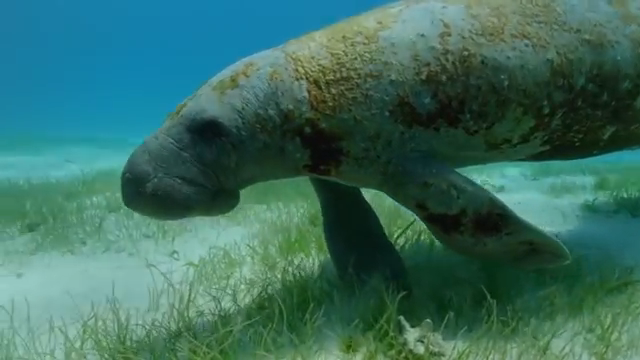
%> input picture raw-890/10151.png, 640 x 360 px
$ octave --eval "result = UIQM(imread('10151.png'));"   (GNU Octave 9; MATLAB toolbox functions it lacks are replaced by stand-ins)
%> lines starting %> are read from the running program, lines starting %| are printed output that depends on the picture
### raw-890/UICM.m
function [meanRG, deltaRG, meanYB, deltaYB, uicm] = UICM(img)
R = double(img(:,:,1));
G = double(img(:,:,2));
B = double(img(:,:,3));
RG = R - G;
YB = (R + G) / 2 - B;

K = size(R,1) * size(R,2);

% for R-G channel
RG1 = reshape(RG, 1, K);
RG1 = sort(RG1);
alphaL = 0.1;
alphaR = 0.1;
RG1 = RG1(1, int32(alphaL*K+1) : int32(K*(1-alphaR)));
N = K * (1 - alphaL - alphaR);
meanRG = sum(RG1) / N;
deltaRG = sqrt(sum((RG1 - meanRG).^2) / N);

% for Y-B channel
YB1 = reshape(YB, 1, K);
YB1 = sort(YB1);
alphaL = 0.1;
alphaR = 0.1;
YB1 = YB1(1, int32(alphaL*K+1) : int32(K*(1-alphaR)));
N = K * (1 - alphaL - alphaR);
meanYB = sum(YB1) / N;
deltaYB = sqrt(sum((YB1 - meanYB).^2) / N);

% UICM
uicm = -0.0268 * sqrt(meanRG^2 + meanYB^2) + ...
    0.1586* sqrt(deltaRG^2 + deltaYB^2);

### raw-890/UISM.m
function uism = UISM(img)
Ir = double(img(:,:,1));
Ig = double(img(:,:,2));
Ib = double(img(:,:,3));

hx=[1 2 1; 0 0 0 ; -1 -2 -1];%Éú²úsobel´¹Ö±ÌÝ¶ÈÄ£°å
hy=[-1 0 1; -2 0 2; -1 0 1];

SobelR = abs(imfilter(Ir, hx, 'replicate', 'same', 'conv') + ...
            imfilter(Ir, hy, 'replicate', 'same', 'conv'));
SobelG = abs(imfilter(Ig, hx, 'replicate', 'same', 'conv') + ...
            imfilter(Ig, hy, 'replicate', 'same', 'conv'));
SobelB = abs(imfilter(Ib, hx, 'replicate', 'same', 'conv') + ...
            imfilter(Ib, hy, 'replicate', 'same', 'conv'));

patchsz = 5;
[m, n] = size(Ir);
% resize the input image to match the patch size
if mod(m, patchsz) ~= 0 || mod(n, patchsz) ~= 0
    SobelR = imresize(SobelR, [m - mod(m, patchsz) + patchsz, ...
        n - mod(n, patchsz) + patchsz]);
    SobelG = imresize(SobelG, [m - mod(m, patchsz) + patchsz, ...
        n - mod(n, patchsz) + patchsz]);
    SobelB = imresize(SobelB, [m - mod(m, patchsz) + patchsz, ...
        n - mod(n, patchsz) + patchsz]);
end
[m, n] = size(Ir);
k1 = m / patchsz;
k2 = n / patchsz;
% calculate the EME value
EMER = 0;
for i = 1 : patchsz : m
    for j = 1 : patchsz : n
        sz = patchsz - 1;
        im = SobelR(i:i+sz,j:j+sz);
        if (max(max(im)) ~= 0 && min(min(im)) ~= 0)
            EMER = EMER + log(max(max(im)) / min(min(im)));
        end
    end
end
EMER = 2 / (k1 * k2) * abs(EMER);
EMEG = 0;
for i = 1 : patchsz : m
    for j = 1 : patchsz : n
        sz = patchsz - 1;
        im = SobelG(i:i+sz,j:j+sz);
        if (max(max(im)) ~= 0 && min(min(im)) ~= 0)
            EMEG = EMEG + log(max(max(im)) / min(min(im)));
        end
    end
end
EMEG = 2 / (k1 * k2) * abs(EMEG);
EMEB = 0;
for i = 1 : patchsz : m
    for j = 1 : patchsz : n
        sz = patchsz - 1;
        im = SobelB(i:i+sz,j:j+sz);
        if (max(max(im)) ~= 0 && min(min(im)) ~= 0)
            EMEB = EMEB + log(max(max(im)) / min(min(im)));
        end
    end
end
EMEB = 2 / (k1 * k2) * abs(EMEB);
lambdaR = 0.299;
lambdaG = 0.587;
lambdaB = 0.114;
uism = lambdaR * EMER + lambdaG * EMEG + lambdaB * EMEB;

### raw-890/UIConM.m
function uiconm = UIConM(img)
R = double(img(:,:,1));
G = double(img(:,:,2));
B = double(img(:,:,3));

patchsz = 5;
[m, n] = size(R);
% resize the input image to match the patch size
if mod(m, patchsz) ~= 0 || mod(n, patchsz) ~= 0
    R = imresize(R, [m - mod(m, patchsz) + patchsz, ...
        n - mod(n, patchsz) + patchsz]);
    G = imresize(G, [m - mod(m, patchsz) + patchsz, ...
        n - mod(n, patchsz) + patchsz]);
    B = imresize(B, [m - mod(m, patchsz) + patchsz, ...
        n - mod(n, patchsz) + patchsz]);
end
[m, n] = size(R);
k1 = m / patchsz;
k2 = n / patchsz;

AMEER = 0;
for i = 1 : patchsz : m
    for j = 1 : patchsz : n
        sz = patchsz - 1;
        im = R(i:i+sz,j:j+sz);
        Max = max(max(im));
        Min = min(min(im));
        if ( (Max ~= 0 || Min ~= 0) && Max ~= Min )
            AMEER = AMEER + ...
                log( (Max - Min) / (Max + Min) ) * ...
                ( (Max - Min) / (Max + Min) );
        end
    end
end
AMEER = 1 / (k1 * k2) * abs(AMEER);
AMEEG = 0;
for i = 1 : patchsz : m
    for j = 1 : patchsz : n
        sz = patchsz - 1;
        im = G(i:i+sz,j:j+sz);
        Max = max(max(im));
        Min = min(min(im));
        if ( (Max ~= 0 || Min ~= 0) && Max ~= Min )
            AMEEG = AMEEG + ...
                log( (Max - Min) / (Max + Min) ) * ...
                ( (Max - Min) / (Max + Min) );
        end
    end
end
AMEEG = 1 / (k1 * k2) * abs(AMEEG);
AMEEB = 0;
for i = 1 : patchsz : m
    for j = 1 : patchsz : n
        sz = patchsz - 1;
        im = B(i:i+sz,j:j+sz);
        Max = max(max(im));
        Min = min(min(im));
        if ( (Max ~= 0 || Min ~= 0) && Max ~= Min )
            AMEEB = AMEEB + ...
                log( (Max - Min) / (Max + Min) ) * ...
                ( (Max - Min) / (Max + Min) );
        end
    end
end
AMEEB = 1 / (k1 * k2) * abs(AMEEB);
uiconm = AMEER + AMEEG + AMEEB;

### raw-890/UIQM.m
function uiqm = UIQM(img)

c1 = 0.0282;
c2 = 0.2953;
c3 = 3.5753;

uicm = UICM(img);
%> in UICM, `R = double(img(:,:,1));`:
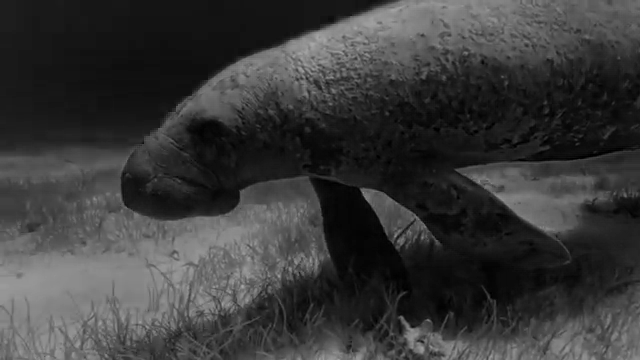
%> R: size 360x640 double; min 0, max 168, mean 57.5
%> in UICM, `G = double(img(:,:,2));`:
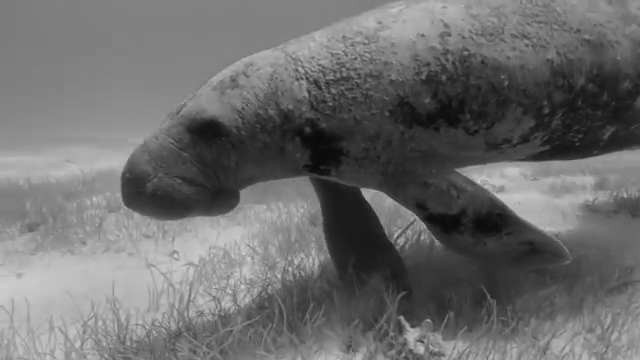
%> G: size 360x640 double; min 10, max 212, mean 108.4
%> in UICM, `B = double(img(:,:,3));`:
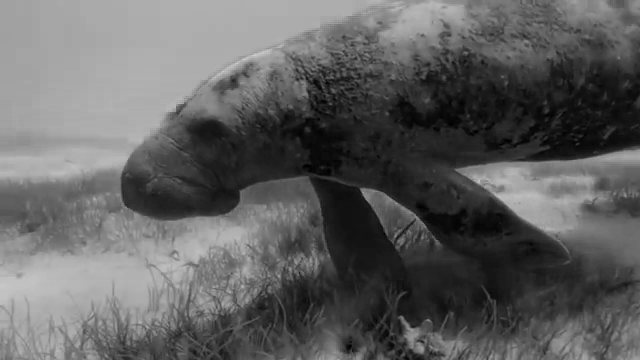
%> B: size 360x640 double; min 0, max 206, mean 96.1
%> in UICM, `RG = R - G;`:
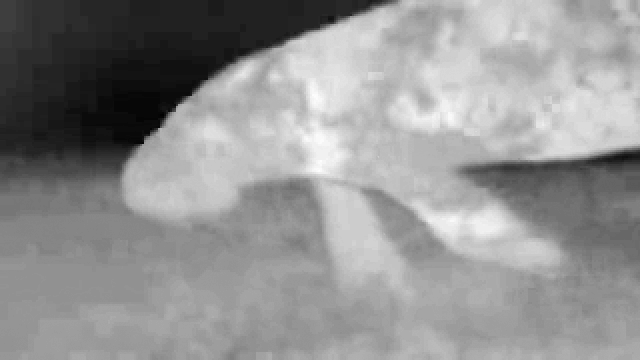
%> RG: size 360x640 double; min -126, max 5, mean -50.95; drawn with min black and max white
%> in UICM, `YB = (R + G) / 2 - B;`:
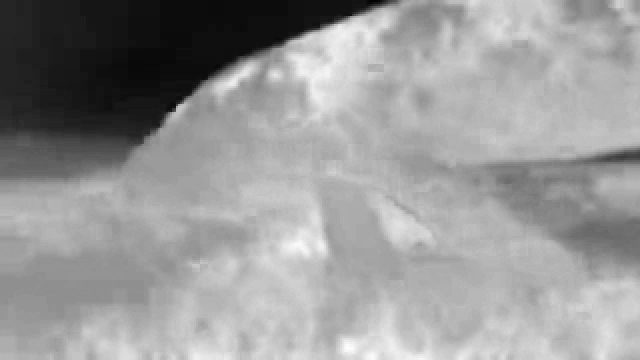
%> YB: size 360x640 double; min -108.5, max 51, mean -13.2; drawn with min black and max white
%> in UICM, `meanRG = sum(RG1) / N;`: meanRG = -47.82
%> in UICM, `deltaRG = sqrt(sum((RG1 - meanRG).^2) / N);`: deltaRG = 21.52
%> in UICM, `meanYB = sum(YB1) / N;`: meanYB = -7.42
%> in UICM, `deltaYB = sqrt(sum((YB1 - meanYB).^2) / N);`: deltaYB = 23.92
%> in UICM, `uicm = -0.0268 * sqrt(meanRG^2 + meanYB^2) + 0.1586* sqrt(deltaRG^2 + ..`: uicm = 3.81
uism = UISM(img);
uiconm = UIConM(img);

uiqm = c1 * uicm + c2 * uism + c3 * uiconm;
%> in UIQM, `uicm = UICM(img);`: uicm = -47.82
%> in UISM, `SobelR = abs(imfilter(Ir, hx, 'replicate', 'same', 'conv') + imfilter(..`:
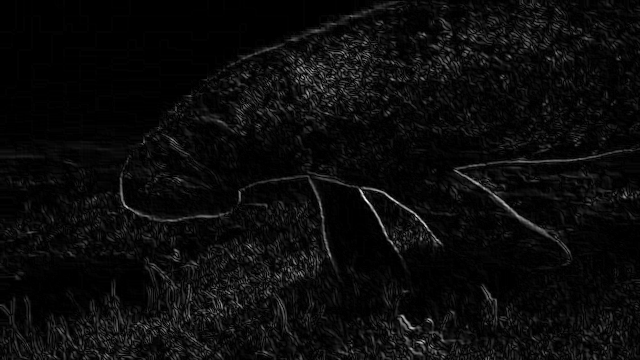
%> SobelR: size 360x640 double; min 0, max 614, mean 28; drawn with min black and max white
%> after the loop in UISM, `for i = 1 : patchsz : m`: EMER = 12659.5
%> in UISM, `EMER = 2 / (k1 * k2) * abs(EMER);`: EMER = 2.75
%> after the loop in UISM, `for i = 1 : patchsz : m`: EMEG = 13083.2
%> in UISM, `EMEG = 2 / (k1 * k2) * abs(EMEG);`: EMEG = 2.84
%> after the loop in UISM, `for i = 1 : patchsz : m`: EMEB = 13308.8
%> in UISM, `EMEB = 2 / (k1 * k2) * abs(EMEB);`: EMEB = 2.89
%> in UISM, `uism = lambdaR * EMER + lambdaG * EMEG + lambdaB * EMEB;`: uism = 2.82
%> after the loop in UIConM, `for i = 1 : patchsz : m`: AMEER = -2255.4
%> in UIConM, `AMEER = 1 / (k1 * k2) * abs(AMEER);`: AMEER = 0.245
%> after the loop in UIConM, `for i = 1 : patchsz : m`: AMEEG = -1769.9
%> in UIConM, `AMEEG = 1 / (k1 * k2) * abs(AMEEG);`: AMEEG = 0.192
%> after the loop in UIConM, `for i = 1 : patchsz : m`: AMEEB = -2024.1
%> in UIConM, `AMEEB = 1 / (k1 * k2) * abs(AMEEB);`: AMEEB = 0.22
%> in UIConM, `uiconm = AMEER + AMEEG + AMEEB;`: uiconm = 0.656
%> in UIQM, `uiqm = c1 * uicm + c2 * uism + c3 * uiconm;`: uiqm = 1.83
